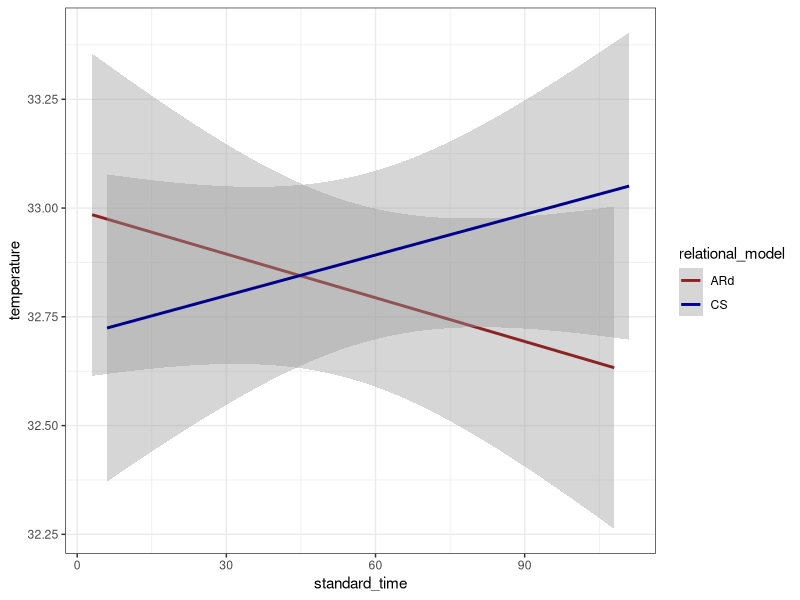

This chart was generated by the following R code:
### Exploratory analysis ### -------------------------------------------------

# loading packages
library(lmerTest)
library(lme4)
library(tidyverse)

# seed for reproducibility
set.seed(290438)


## simulating data while waiting for real data ## 

# loading previous data to get both by-subject grand mean and by-subject standard deviation
# you can find it on the GitHub repo of this project: https://github.com/ronanbellemin/bellemin-ijzerman_emotion-relational-models
df <- readxl::read_xlsx("temp_data_purplexus_validation.xlsx")

df <- df %>% 
    arrange(participant.id, purplexus_timestamp) %>% 
    group_by(participant.id) %>% 
    filter(row_number() == 1)

vec <- df$purplexus_temp

n_subj     = 20   # number of subjects
n_emo  =  3 # number of emo stimuli
n_relation = 5 # number of relational stimuli
beta_0     =  mean(vec)   # grand mean
beta_1     =  .1   # simple effect of relational models
beta_2     =  .3   # 
beta_3     = .3    # interaction effect
omega_0    =  2   # by-item random intercept sd
tau_0      =  sd(vec)   # by-subject random intercept sd
tau_1      =  2   # by-subject random slope sd
#tau_2      = .5   # by-subject random interaction sd
rho        = .01   # correlation between intercept and slope
sigma      = 4 # residual (standard deviation)
vec <- seq(1:120)

# data frame
items <- data.frame(
        item_id = seq_len(n_emo*n_relation),
        emotion = rep(c("happy","anger","sadness"), n_relation),
        relational_model = rep(c("CS", "ARs","ARd","EM","MP"), n_emo),
        standard_time = rep(vec, time = 120),
        X_i = rep(c(1, 1, 0), n_relation),
        Y_i = rep(c(0, -0.5, 0.5, 0, 0), n_emo),
        O_0i = rnorm(n = 1800, mean = 0, sd = omega_0))
    
# variance-covariance matrix
cov_mx  <- matrix(
        c(tau_0^2,             rho * tau_0 * tau_1, #* tau_2,
          rho * tau_0 * tau_1, #* tau_2, 
          tau_1^2            ),
        nrow = 2, byrow = TRUE)
    
subjects <- data.frame(subj_id = seq_len(n_subj),
                           MASS::mvrnorm(n = n_subj,
                                         mu = c(T_0s = 0, T_1s = 0),
                                         Sigma = cov_mx))
    
dat_sim <- crossing(subjects, items)  %>%
        mutate(e_si = rnorm(nrow(.), mean = 0, sd = sigma),
               temperature = beta_0 + T_0s + O_0i + (beta_1 + T_1s) * X_i + (beta_2 + T_1s) * Y_i +
                   (beta_3 + T_1s)*(X_i*Y_i) + e_si) %>%
        select(subj_id, item_id, emotion, X_i, relational_model, Y_i, temperature, standard_time)


## exploratory analysis ##

dat_sim %>% filter(emotion == "sadness") %>% 
    filter(relational_model == "CS" | relational_model == "ARd") %>% 
    ggplot(aes(x = standard_time, y = temperature, group = relational_model)) + 
    geom_smooth(aes(color=relational_model), method = lm) +
    scale_color_manual(values=c('brown4','blue4')) +
    theme_bw()

## model ##

mod_sim <- lmer(temperature ~ X_i*Y_i + (1 | subj_id), dat_sim)

summary(mod_sim)
